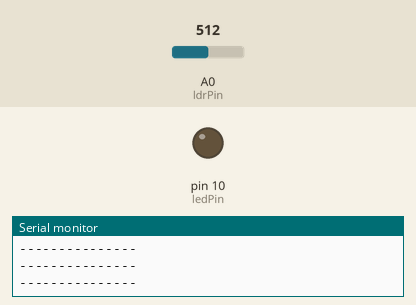
This sketch was run on a simulated Arduino Uno, built with avr-gcc and run on an emulated ATmega328P. Shown: output pins drawn as LEDs (lit = HIGH), the last lines printed to the serial monitor. The inputs (shaded band) are chosen by the test bench; at power-on: A0 (ldrPin) = 512.

Above: at 1.2 s.
1.3 s: A0 (ldrPin) set to 211
2.8 s: A0 (ldrPin) set to 186
At 3.7 s:
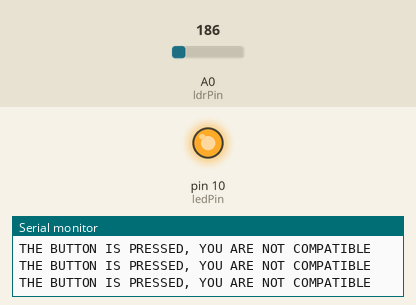
4.3 s: A0 (ldrPin) set to 210
At 4.9 s:
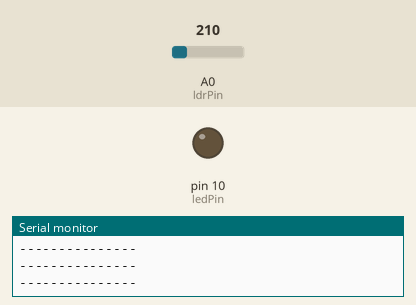
Timing chart, 0 to 7.3 s (numbered marks = the images above; inputs shaded):
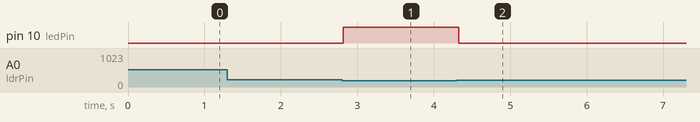

Measured:
- the behaviour switches between 201 and 200 on A0 (ldrPin) (found by bisection; images 0 and 1)
- after the input at 2.8 s, pin 10 (ledPin): LOW → HIGH at once
- after the input at 4.3 s, pin 10 (ledPin): HIGH → LOW at once

The sketch:

sketch_compatibility_machine.ino
```cpp
//Anjali Shiyamsaran
//Compatibility Machine
//Idea based on the "The Button" YouTube series by The Cut
//Two people determine how compatible they are when asked personal questions.
//If either person decides they are not compatible based on their answers, they press the photocell and the LED lights up, indicating they are not compatible.
//If neither person has pressed the photocell by the end of the game, they are compatible.

//set pin numbers
const int ledPin = 10; //the number of the LED pin
const int ldrPin = A0; //the number of the LDR pin

void setup() {
  Serial.begin(9600);
  pinMode(ledPin, OUTPUT); //initialize the LED pin as an output
  pinMode(ldrPin, INPUT); //initialize the LDR pin as an input
}

void loop() {

  int ldrStatus = analogRead(ldrPin); //read the status of the LDR value

  //check if the LDR status is <= 200
  //if so, the LED is HIGH
  if (ldrStatus <= 200) {
    digitalWrite(ledPin, HIGH); //turn LED on
    Serial.println("THE BUTTON IS PRESSED, YOU ARE NOT COMPATIBLE");
  }
  else {
    digitalWrite(ledPin, LOW); //turn LED off
    Serial.println("---------------");
  }
}
```
